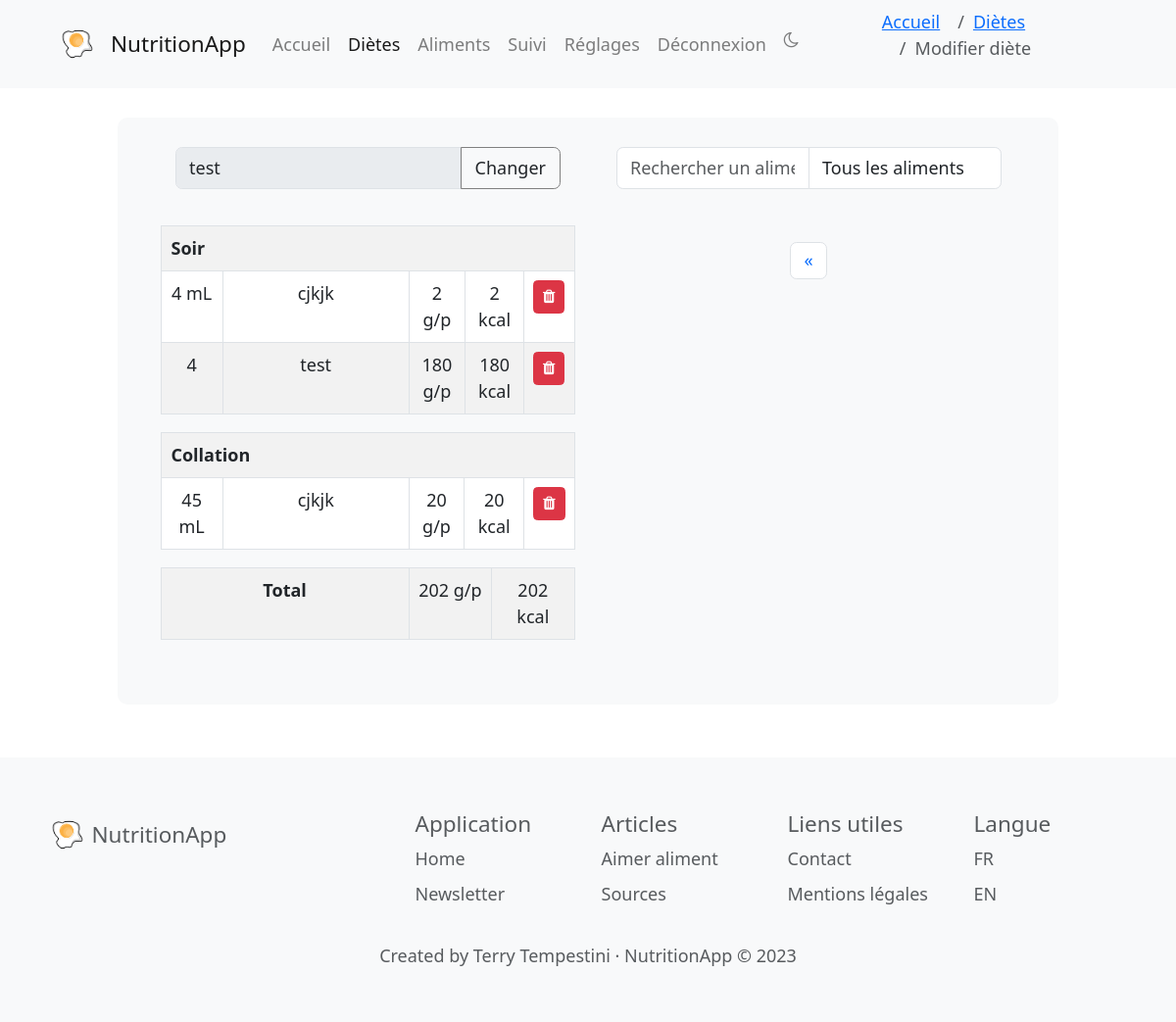
/creer_diete/1 (signed in), run on an earlier commit of the app's database.
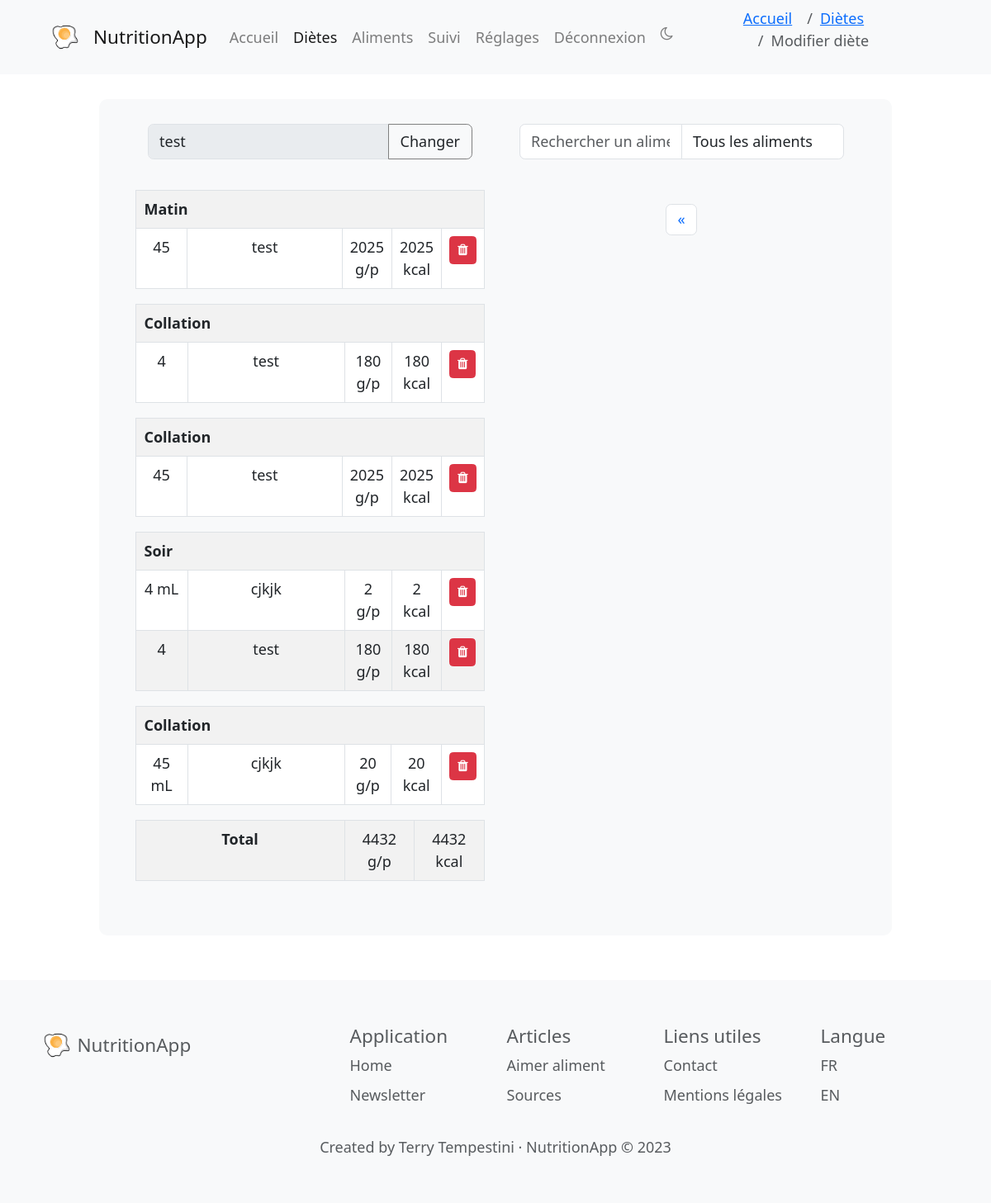
And on a later commit of the database.
### models/Portion.py (models this page shows, shortened)
class Portion(db.Model):
    id = db.Column(db.Integer, primary_key=True)
    diete = db.Column(db.Integer, db.ForeignKey('diete.id'))
    aliment = db.Column(db.Integer, db.ForeignKey('aliment.id'))
    nombre = db.Column(db.Integer, nullable=False, server_default='0')
    label_portion = db.Column(db.Integer, nullable=False, server_default='0') # 1=matin, 2=collation matin, 3=midi, 4=collation aprem, 5=soir, 6=collation soir
    diete_obj = db.relationship('Diete', backref=db.backref('portions'))
    aliment_obj = db.relationship('Aliment', backref=db.backref('portions'))
    def unite(self):
        return self.aliment_obj.unite
    def kcal_portion(self):
        if self.unite() == 1: # si l'aliment est en unité (kcal * nombre)
            return round(self.aliment_obj.kcal * self.nombre)
        else: # aliment == 0 (kcal * nombre * 0.01 * 100g) ; aliment == 2 (kcal * nombre * 0.01 * 100mL)
            return round(self.aliment_obj.kcal * self.nombre * 0.01)
    def proteines_portion(self):
        if self.unite() == 1:
            return round(self.aliment_obj.proteines * self.nombre)
        else:
            return round(self.aliment_obj.proteines * self.nombre * 0.01)

### models/Aliment.py (models this page shows, shortened)
class Aliment(db.Model):
    id = db.Column(db.Integer, primary_key=True)
    titre = db.Column(db.String(255), nullable=True, server_default='')
    kcal = db.Column(db.Integer, nullable=True, server_default='0')
    proteines = db.Column(db.Integer, nullable=True, server_default='0')
    glucides = db.Column(db.Integer, nullable=True, server_default='0')
    lipides = db.Column(db.Integer, nullable=True, server_default='0')
    categorie = db.Column(db.String(255), nullable=True, server_default="Autre") # légume, fruit, féculent...
    photo = db.Column(db.String(255), nullable=True, server_default='')
    description = db.Column(db.String(255), nullable=True, server_default='')
    unite = db.Column(db.Integer, nullable=True, server_default='0') # 0 = 100g, 1 = 1 unité, 2 = mL
    valide = db.Column(db.Integer, nullable=True, server_default='0') # 0 = non validé, 1 = validé
    def get_all():
        return Aliment.query.order_by(Aliment.titre).limit(MAX_RESULTS).all()

### controllers/diete.py (the view)
@app.route('/creer_diete/<int:id>', methods=['GET', 'POST'])
@login_required
def creer_diete(id):
    diete_courante = Diete.get_by_id(id)
    portions_repas = diete_courante.portions_associees()
    aliments = Aliment.get_all()
    return render_template('diete/creer_diete.html', aliments=aliments, diete=diete_courante, portions_repas=portions_repas)

### models/Diete.py (called while the page is built)
    def get_by_id(id):
        return Diete.query.get(id)

    def portions_associees(self):
        return Portion.query.join(Aliment).filter(Portion.diete == self.id).order_by(Portion.label_portion, Aliment.titre).all()

    def total_kcal(self):
        if(self.portions_associees()):
            return sum([portion.kcal_portion() for portion in self.portions_associees()])
        else:
            return 0

    def total_proteines(self):
        if(self.portions_associees()):
            return sum([portion.proteines_portion() for portion in self.portions_associees()])
        else:
            return 0

### setup_flask.py (called while the page is built)
@login_manager.user_loader
def load_user(user_id):
    return Utilisateur.query.get(int(user_id))

### templates/diete/creer_diete.html (shortened to what the changed rows need)
{% extends 'base.html' %}
{% block content %}
{% set page = 'dietes' %}
{% set place = ["accueil","dietes","modifier_diete"] %}
{% with breadcrumb=place %}
    {% include "navbar.html" %}
{% endwith %}
<div class="diete_window bg-light">
  <div class="container">
    <div class="row">
      <div class="col-md-6 mb-3">
          <table class="col-md-12 table table-striped table-bordered">
            {% set current_label = [] %}
            {% for portion in portions_repas %}
            {% if current_label[-1] != portion.label_portion %}
                    <table class="table table-striped table-bordered full-width-table">
                        {% do current_label.append(portion.label_portion) %}
                            <tr>
                                <th colspan="5" style="padding-left: 10px;">
                                    {% if current_label[-1] == 1 %}
                                        Matin
                                    {% elif current_label[-1] == 3 %}
                                        Midi
                                    {% elif current_label[-1] == 5 %}
                                        Soir
                                    {% else %}
                                        Collation
                                    {% endif %}
                                </th>
                            </tr>
                {% endif %}
            <tr>
              {% if portion.aliment_obj.unite == 1 %}
                <td style="width: 15%">{{ portion.nombre }}</td>
                <td style="width: 45%">{{ portion.aliment_obj.titre }}</td>
              {% elif portion.aliment_obj.unite == 2 %}
                <td style="width: 15%">{{ portion.nombre }} mL</td>
                <td style="width: 45%">{{ portion.aliment_obj.titre }}</td>
              {% else %}
                <td style="width: 15%">{{ portion.nombre }} g</td>
                <td style="width: 45%">{{ portion.aliment_obj.titre }}</td>
              {% endif %}
              <td>{{ portion.proteines_portion() }} g/p</td>
              <td>{{ portion.kcal_portion() }} kcal</td>
              <td class="text-center">
                <a href="{{ url_for('controllers.enlever_aliment_diete', id_portion=portion.id, id_diete=diete.id) }}" data-toggle="tooltip" title="Enlever" class="btn btn-sm btn-danger"><i class="fa fa-trash"></i></a>
              </td>
            </tr>
            {% endfor %}
          </table>
          <table class="col-md-12 table table-striped table-bordered">
            <tr class="text-center">
                <th colspan="2" style="width: 60%;">Total</th>
                <td style="width: 20%;">{{ diete.total_proteines()|round|int }} g/p</td>
                <td style="width: 20%;">{{ diete.total_kcal()|round|int }} kcal</td>
            </tr>
          </table>
      </div>
    </div>
  </div>
</div>
{% endblock %}

What changed in the data, as far as the page shows it:
no longer on this page (row unchanged): Aliment: total_proteines "202", total_kcal "202"
added Portion: label_portion "Matin", nombre "45", aliment_obj.titre "test", proteines_portion "2025", kcal_portion "2025"
added Portion: label_portion "Collation", nombre "4", aliment_obj.titre "test", proteines_portion "180", kcal_portion "180"
added Portion: label_portion "Collation", nombre "45", aliment_obj.titre "test", proteines_portion "2025", kcal_portion "2025"
now on this page (row unchanged): Aliment: total_proteines "4432", total_kcal "4432"
